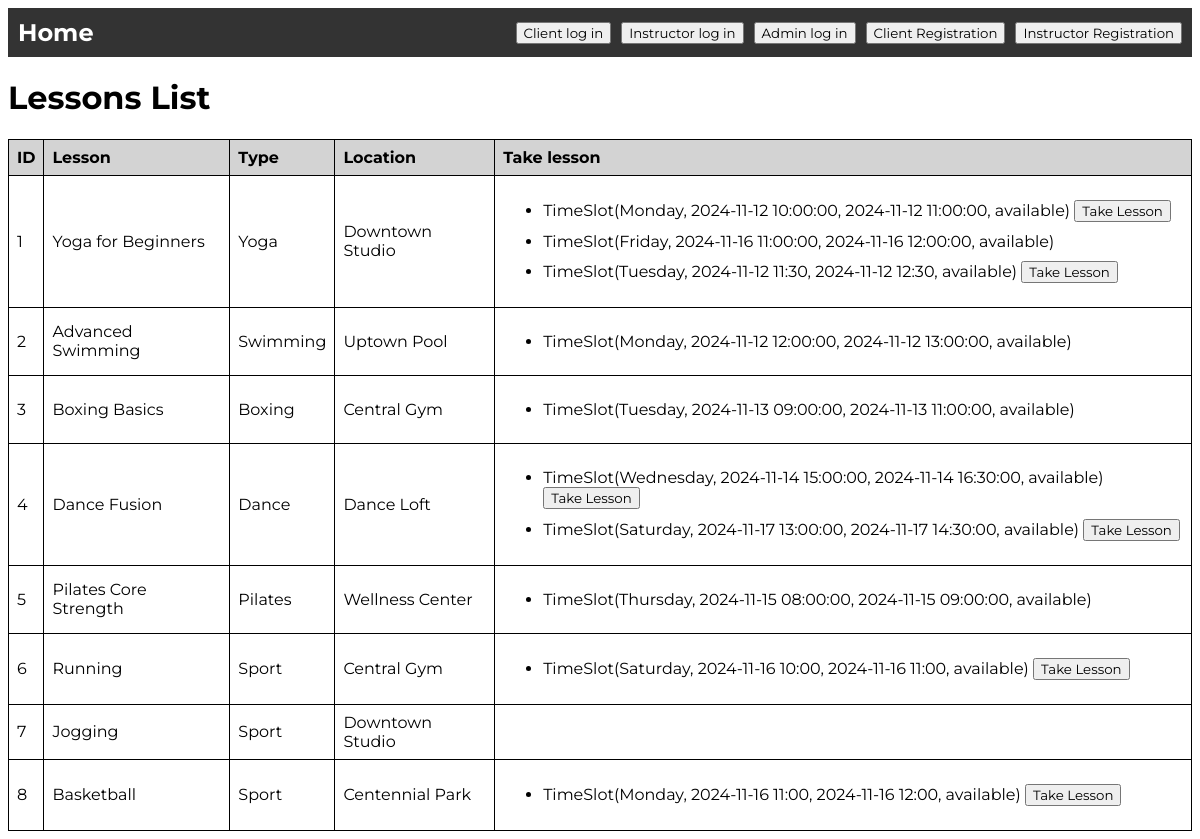
The page /lessons on the database its author committed.
### models/models.py (models this page shows, shortened)
class Lesson(db.Model):
    __tablename__ = 'lessons'
    lesson_id = db.Column(db.Integer, primary_key=True, autoincrement=True)
    name = db.Column(db.String(100), nullable=False, unique=True)
    lesson_type = db.Column(db.String(50), nullable=False)
    description = db.Column(db.String(255), nullable=False)
    capacity = db.Column(db.Integer, nullable=False)
    offerings = db.relationship('Offering', backref='lesson', lazy=True)
    lesson_time_slots = db.relationship('TimeSlot', back_populates='lesson', lazy=True)
    is_available = db.Column(db.Boolean, default=True)
    location_id = db.Column(db.Integer, db.ForeignKey('locations.location_id', name='fk_location_id'), nullable=True)
    location = db.relationship('Location', backref=db.backref('lessons', lazy=True))

class Location(db.Model):
    __tablename__ = 'locations'
    location_id = db.Column(db.Integer, primary_key=True, autoincrement=True)
    name = db.Column(db.String(128), nullable=False)
    city = db.Column(db.String(128), nullable=False)
    address = db.Column(db.String(255), nullable=False)

class Schedule(db.Model):
    __tablename__ = 'schedules'
    schedule_id = db.Column(db.Integer, primary_key=True, autoincrement=True)
    lesson_id = db.Column(db.Integer, db.ForeignKey('lessons.lesson_id', name='fk_lesson_id'), nullable=False)
    lesson = db.relationship('Lesson', backref=db.backref('schedules', lazy=True))
    time_slot_id = db.Column(db.Integer, db.ForeignKey('time_slots.id', name='fk_time_slot_id'), nullable=False)
    time_slot = db.relationship('TimeSlot', backref=db.backref('schedules', lazy=True))
    is_available = db.Column(db.Boolean, default=True)

class TimeSlot(db.Model):
    __tablename__ = 'time_slots'
    id = db.Column(db.Integer, primary_key=True)
    start_time = db.Column(db.String(50), nullable=False)
    end_time = db.Column(db.String(50), nullable=False)
    is_available = db.Column(db.Boolean, default=True, nullable=False)
    lesson_id = db.Column(db.Integer, db.ForeignKey('lessons.lesson_id', name='fk_lesson_id'), nullable=False)
    lesson = db.relationship('Lesson', back_populates='lesson_time_slots', lazy=True)
    day_of_week = db.Column(db.String(50), nullable=False)
    def __repr__(self):
        return f"TimeSlot({self.day_of_week}, {self.start_time}, {self.end_time}, {'available' if self.is_available else 'taken'})"

### main.py (the view)
@app.route('/lessons')
def lessons():
    lessons = Lesson.query.all()
    lesson_and_time_slots = list()
    for l in lessons:
        scheds = Schedule.query.filter_by(lesson_id=l.lesson_id).all()
        lts = {
            'lesson' : l,
            'schedules' : scheds
        }
        lesson_and_time_slots.append(lts)
    return render_template('lessons.html', lessons=lesson_and_time_slots)

### templates/lessons.html (shortened to what this page needs)
{% include 'header.html' %}
<h1>Lessons List</h1>
<table>
    <thead>
        <tr>
            <th>ID</th>
            <th>Lesson</th>
            <th>Type</th>
            <th>Location</th>
            <th>Take lesson</th>
        </tr>
    </thead>
    <tbody>
        {% for lesson in lessons %}
        <tr>
            <td>{{ lesson.lesson.lesson_id }}</td>
            <td>{{ lesson.lesson.name }}</td>
            <td>{{ lesson.lesson.lesson_type }}</td>
            <td>{{ lesson.lesson.location.name }}</td>
            <td>
                <ul>
                    {% for schedule in lesson.schedules %}
                    <li>
                        {{ schedule.time_slot }}
                        {% if schedule.is_available %}
                        <form action="{{ url_for('take_lesson') }}" method="post" style="display:inline;">
                            <button type="submit">Take Lesson</button>
                        </form>
                        {% endif %}
                    </li>
                    {% endfor %}
                </ul>
            </td>
        </tr>
        {% endfor %}
    </tbody>
</table>
</body>
</html>

### static/style.css (style rules this page uses)
* { font-family: "Montserrat", sans-serif; }
li, a, button { font-family: "Montserrat", sans-serif; }
li { margin-top: 10px; margin-bottom: 10px; }
table { width: 100%; border-collapse: collapse; }
th, td { border: 1px solid black; padding: 8px; text-align: left; }
th { background-color:lightgray; }

### rows shown on the page
Lesson: lesson.lesson_id "1", lesson.name "Yoga for Beginners", lesson.lesson_type "Yoga"
Location: lesson.location.name "Downtown Studio" "Downtown Studio"
Schedule: time_slot "TimeSlot(Monday, 2024-11-12 10:00:00, 2024-11-12 11:00:00, available)"
Schedule: time_slot "TimeSlot(Friday, 2024-11-16 11:00:00, 2024-11-16 12:00:00, available)"
Schedule: time_slot "TimeSlot(Tuesday, 2024-11-12 11:30, 2024-11-12 12:30, available)"
Lesson: lesson.lesson_id "2", lesson.name "Advanced Swimming", lesson.lesson_type "Swimming"
Location: lesson.location.name "Uptown Pool"
Schedule: time_slot "TimeSlot(Monday, 2024-11-12 12:00:00, 2024-11-12 13:00:00, available)"
Lesson: lesson.lesson_id "3", lesson.name "Boxing Basics", lesson.lesson_type "Boxing"
Location: lesson.location.name "Central Gym" "Central Gym"
Schedule: time_slot "TimeSlot(Tuesday, 2024-11-13 09:00:00, 2024-11-13 11:00:00, available)"
Lesson: lesson.lesson_id "4", lesson.name "Dance Fusion", lesson.lesson_type "Dance"
Location: lesson.location.name "Dance Loft"
Schedule: time_slot "TimeSlot(Wednesday, 2024-11-14 15:00:00, 2024-11-14 16:30:00, available)"
Schedule: time_slot "TimeSlot(Saturday, 2024-11-17 13:00:00, 2024-11-17 14:30:00, available)"
Lesson: lesson.lesson_id "5", lesson.name "Pilates Core Strength", lesson.lesson_type "Pilates"
Location: lesson.location.name "Wellness Center"
Schedule: time_slot "TimeSlot(Thursday, 2024-11-15 08:00:00, 2024-11-15 09:00:00, available)"
Lesson: lesson.lesson_id "6", lesson.name "Running", lesson.lesson_type "Sport"
Schedule: time_slot "TimeSlot(Saturday, 2024-11-16 10:00, 2024-11-16 11:00, available)"
Lesson: lesson.lesson_id "7", lesson.name "Jogging", lesson.lesson_type "Sport"
Lesson: lesson.lesson_id "8", lesson.name "Basketball", lesson.lesson_type "Sport"
Location: lesson.location.name "Centennial Park"
Schedule: time_slot "TimeSlot(Monday, 2024-11-16 11:00, 2024-11-16 12:00, available)"
